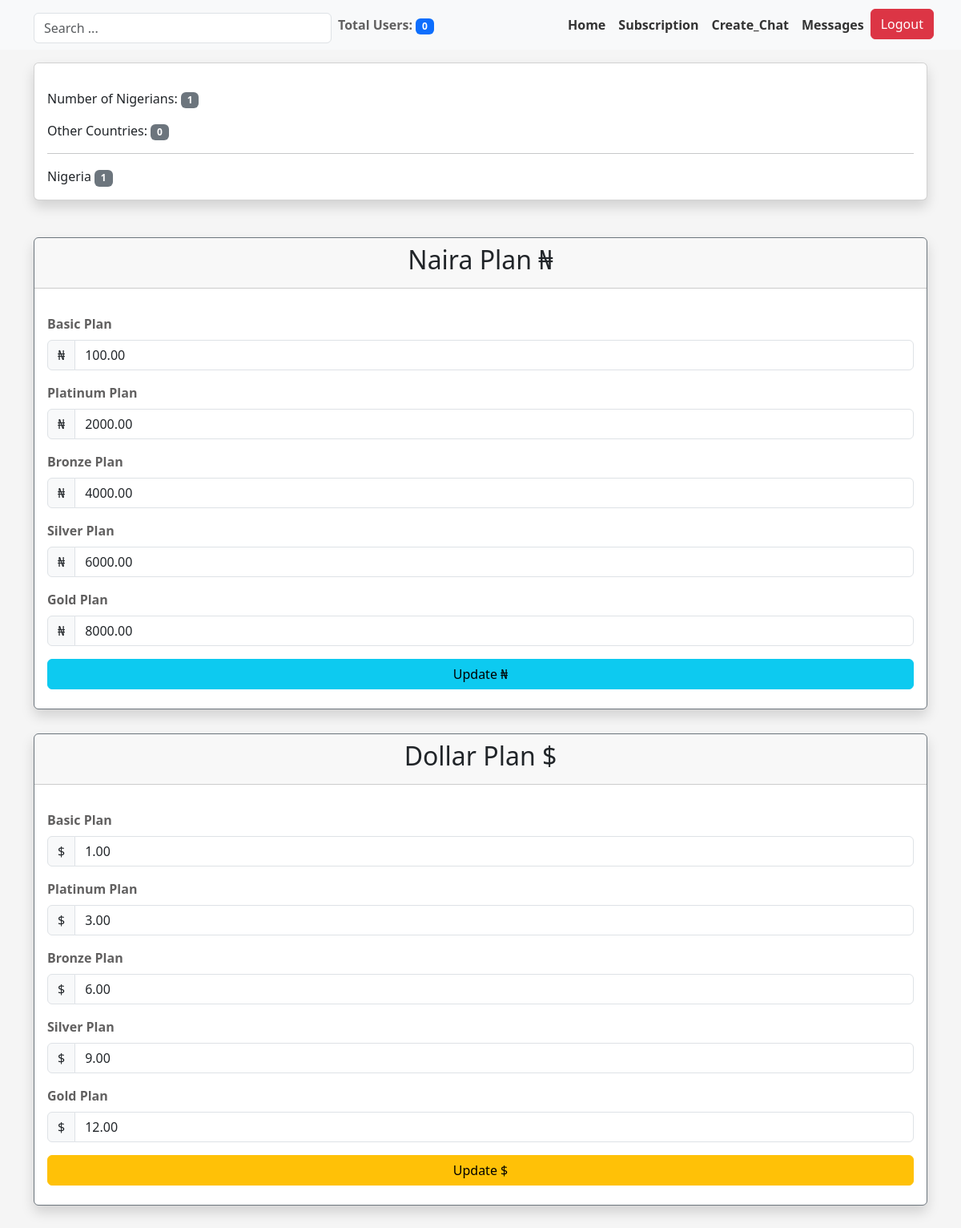
/superadmin (signed in), run on an earlier commit of the app's database.
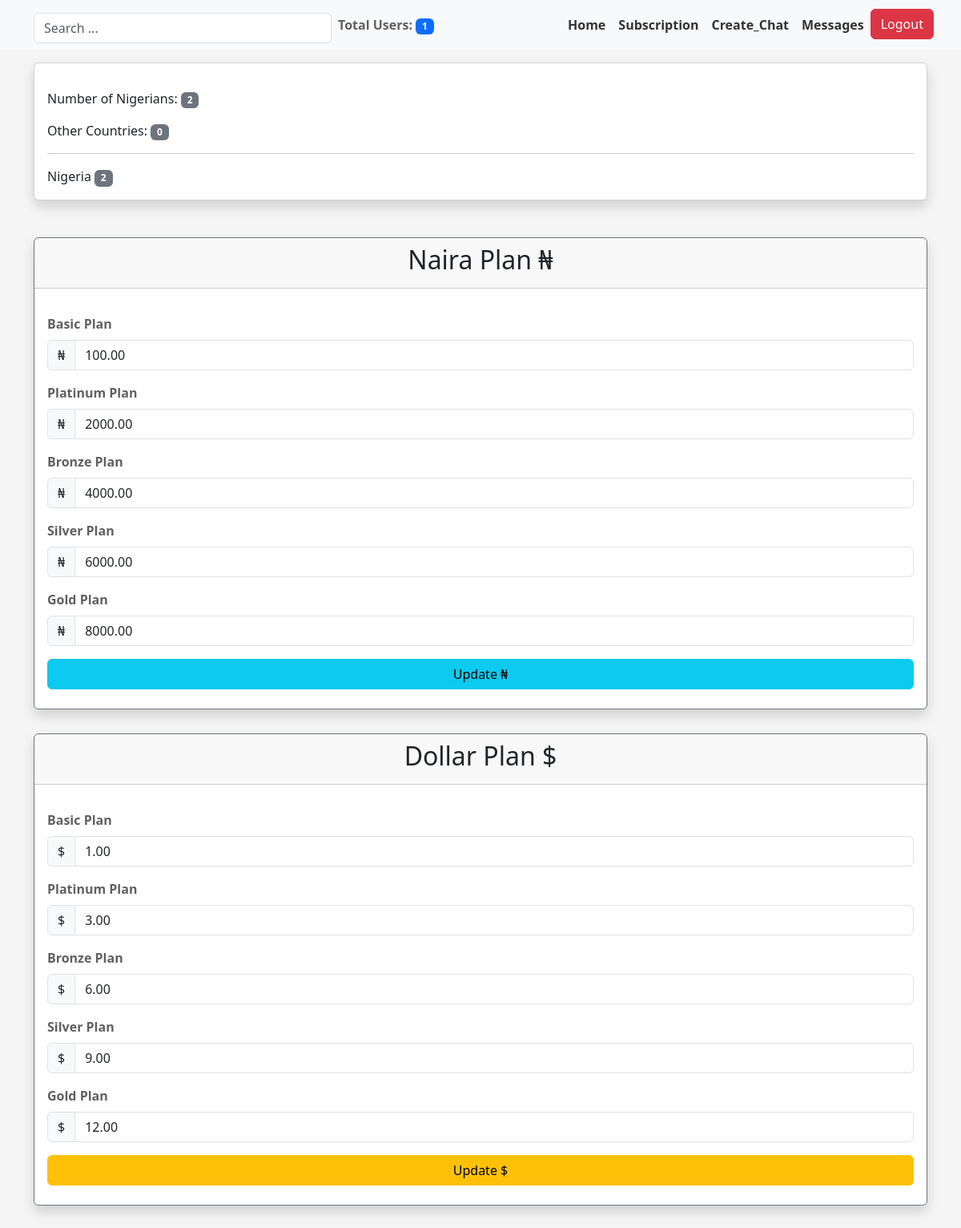
And on a later commit of the database.
### myapp/models.py (models this page shows, shortened)
class User(AbstractUser):
    profilepic = models.ImageField(upload_to= 'profilepic', null=True, blank=True, default="avatar.png")
    moredesc = models.TextField(null=True, blank=True)
    businessname = models.CharField(
        max_length=100, unique=True, null=True, blank=True)
    slug = models.SlugField(unique=True, null=True, blank=True)
    country = models.CharField(max_length=100, null=True, blank=True)
    phone = models.CharField(max_length=100, null=True, blank=True)
    meansofid = models.CharField(max_length=100, null=True, blank=True)
    idnumber = models.CharField(max_length=100, null=True, blank=True)
    idpic = models.ImageField(upload_to= 'id', null=True, blank=True)
    qrcode = models.ImageField(null=True, blank=True)
    logo = models.ImageField(null=True, blank=True, default="icon.png")
    currency = models.CharField(max_length=10, null=True, blank=True)
    coins = models.IntegerField(blank=True, null=True, default=0)
    whatsapp = models.CharField(max_length=200, null=True, blank=True)
    updated = models.DateTimeField(auto_now=True, null=True)
    created = models.DateTimeField(auto_now_add=True, null=True)
    subscribed = models.BooleanField(default=False, null=True, blank=True)
    date = models.DateTimeField(default=datetime.now())
    trial_start = models.DateTimeField(null=True, blank=True)
    trial_end = models.DateTimeField(null=True, blank=True)

### myapp/views.py (the view, shortened to what this page needs)
# urls.py: path('superadmin', views.superadmin, name="superadmin"),
@login_required(login_url='superadminlogin')
def superadmin(request):
    if request.user.is_authenticated:
        if request.user.email == 'admin@admin.com':
            users = User.objects.all()
            number = users.count() - 1  # Total number of users
            other_country = 0
            nigeria = 0
            usercountry = User.objects.values('country').annotate(
                count=Count('country')).order_by('country')
            for country_data in usercountry:
                country = country_data['country']
                count = country_data['count']
                if country is not None:
                    if country.lower() == 'nigeria':
                        nigeria += count
                    else:
                        other_country += count
            nairaGold = NairaSubscriptionPlan.objects.get(plan_type='Gold')
            nairaSilver = NairaSubscriptionPlan.objects.get(plan_type='Silver')
            nairaBronze = NairaSubscriptionPlan.objects.get(plan_type='Bronze')
            nairaPlatinum = NairaSubscriptionPlan.objects.get(
                plan_type='Platinum')
            nairaBasic = NairaSubscriptionPlan.objects.get(plan_type='Basic')
            dollarGold = DollarSubscriptionPlan.objects.get(plan_type='Gold')
            dollarSilver = DollarSubscriptionPlan.objects.get(
                plan_type='Silver')
            dollarBronze = DollarSubscriptionPlan.objects.get(
                plan_type='Bronze')
            dollarPlatinum = DollarSubscriptionPlan.objects.get(
                plan_type='Platinum')
            dollarBasic = DollarSubscriptionPlan.objects.get(
                plan_type='Basic')
            context = {
                'users': users,
                'number': number,
                'nigeria': nigeria,
                'usercountry': usercountry,  # Updated usercountry list with counts
                'othercountry': other_country,
                'nairaGold': nairaGold,
                'nairaSilver': nairaSilver,
                'nairaBronze': nairaBronze,
                'nairaPlatinum': nairaPlatinum,
                'nairaBasic': nairaBasic,
                'dollarGold': dollarGold,
                'dollarSilver': dollarSilver,
                'dollarBronze': dollarBronze,
                'dollarPlatinum': dollarPlatinum,
                'dollarBasic': dollarBasic,
            }
        else:
            return redirect('superadminlogin')
    else:
        return redirect('superadminlogin')
    return render(request, 'myapp/superadmin.html', context)

### myapp/templates/myapp/superadmin.html (shortened to what the changed rows need)
{% extends 'superadminwrapper.html' %}
{% load static %}
{% block content %}
<div class="container">
    <div class="row my-3 g-0">
        <div class="card shadow">
            <div class="card-body">
                <label for="card-label" class="card-label mt-3">Number of Nigerians:
                    <span class="badge bg-secondary">{{ nigeria }}</span>
                </label>
                <br>
                <label for="card-label" class="card-label mt-3">Other Countries:
                    <span class="badge bg-secondary">{{ othercountry }}</span>
                </label>
                <br>
                <hr>
                {% for country_data in usercountry %}
                {{ country_data.country }}
                <span class="badge bg-secondary">{{ country_data.count }}</span>
                <br>
                {% endfor %}
            </div>
        </div>
    </div>
    <div class="row">
        <form action="" method="POST">
            <div class="card shadow border-secondary">
                <div class="card-header text-center">
                    <h2> Naira Plan ₦</h2>
                </div>
            </div>
        </form>
        <form action="" method="POST">
            <div class="card shadow border-secondary">
                <div class="card-header text-center">
                    <h2> Dollar Plan $</h2>
                </div>
            </div>
        </form>
    </div>
</div>
{% endblock content %}

What changed in the data, as far as the page shows it:
changed User "Nigeria": count "1" → "2"
Also different on the page:
{{ number }}: "0" → "1"
{{ nigeria }}: "1" → "2"
